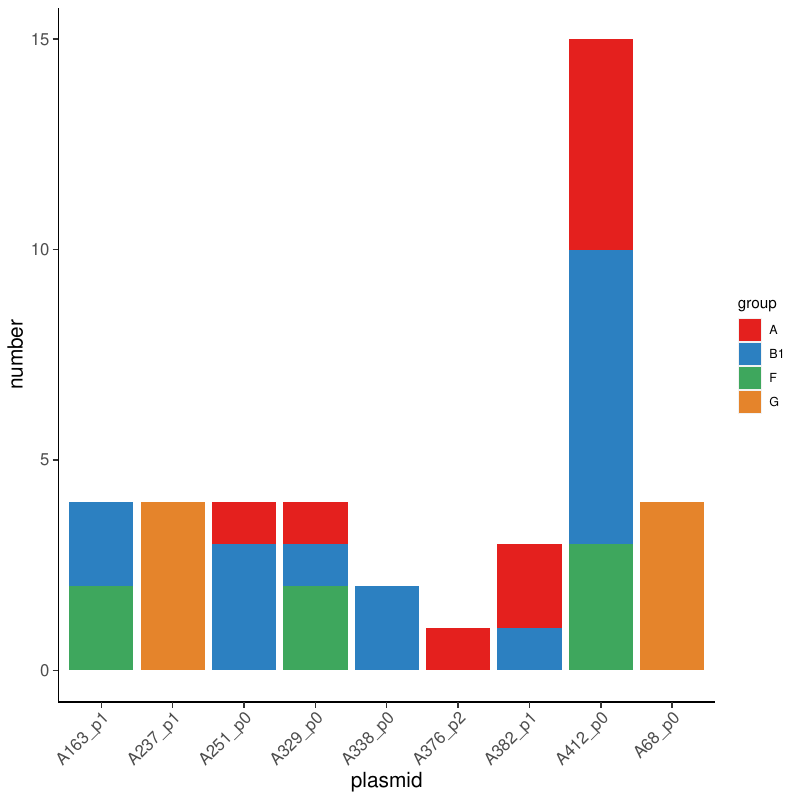

Write the R code that produced this figure.
library(ggplot2)

data <- read.table("all_coverage_0.9_0.8_retain_high_change_group.txt", header = T, check.names = F)

data$group <- factor(data$group,levels = c("A","B1","F","G"))
mycol <- c("#e4201e","#2c80c1","#3ea75d","#e5842b")

p <- ggplot(data, aes(x=plasmid, y=value, fill=group)) + geom_bar(stat = "identity",position ="stack") +
  scale_fill_manual(values=mycol) + labs(x = "plasmid" , y = "number") +
  theme(axis.title=element_text(size=15),axis.text.x = element_text(angle=45, hjust = 1, vjust = 1 ,size = 12),
        axis.text.y = element_text(size = 12),axis.ticks.length=unit(0.15,'cm') ,
        panel.background = element_blank(),axis.line = element_line(color = "black"))
p
ggsave("bar.pdf",p,width = 8,height = 8)
